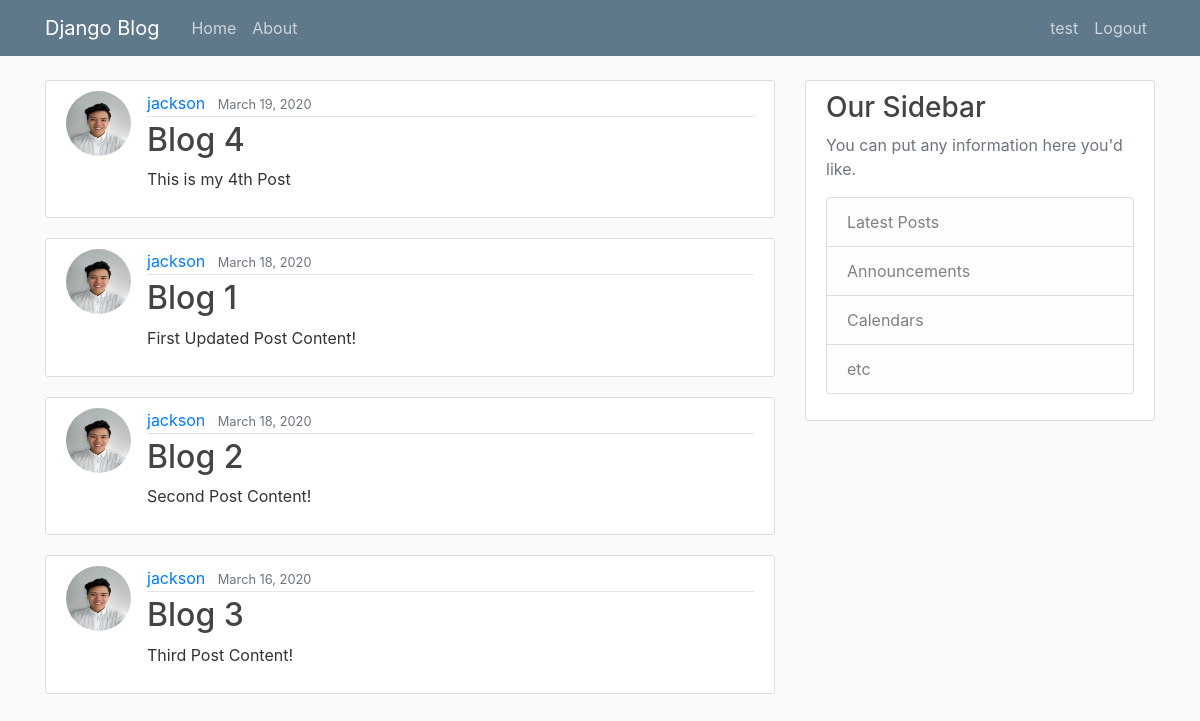
The page / (signed in) on the database its author committed.
### blog/models.py (models this page shows, shortened)
class Post(models.Model):
    title = models.CharField(max_length=100)
    content = models.TextField()
    date_posted = models.DateField(default=timezone.now)
    author = models.ForeignKey(User, on_delete=models.CASCADE)

### users/models.py (models this page shows, shortened)
class Profile(models.Model):
    user = models.OneToOneField(User, on_delete=models.CASCADE)
    image = models.ImageField(default='default.jpg', upload_to='profile_pics')

### blog/views.py (the view)
# urls.py: path('', PostListView.as_view(), name='blog-home'),
class PostListView(ListView):
    model = Post
    template_name = 'blog/home.html'
    context_object_name = 'posts'
    ordering = ['-date_posted']

### blog/templates/blog/home.html
{% extends 'blog/base.html' %}
{% block content %}
{% for post in posts %}
<article class="media content-section">
  <img class='rounded-circle article-img' src="{{ post.author.profile.image.url }}">
  <div class="media-body">
    <div class="article-metadata">
      <a class="mr-2" href="#">{{ post.author }}</a>
      <small class="text-muted">{{ post.date_posted|date:"F d, Y" }}</small>
    </div>
    <h2><a class="article-title" href="{% url 'post-detail' post.id %}">{{ post.title }}</a></h2>
    <p class="article-content">{{ post.content }}</p>
  </div>
</article>
{% endfor %} {% endblock content %}

### blog/templates/blog/base.html (shortened to what this page needs)
{% load static %}
<!DOCTYPE html>
<html lang="en">
  <head>
    <link rel="stylesheet" href="https://maxcdn.bootstrapcdn.com/bootstrap/4.0.0/css/bootstrap.min.css">
    <link rel="stylesheet" href="{% static 'blog/main.css' %}">
  </head>
  <body>
    <header class="site-header">
      <nav class="navbar navbar-expand-md navbar-dark bg-steel fixed-top">
        <div class="container">
          <a class="navbar-brand mr-4" href="{% url 'blog-home' %}">Django Blog</a>
          <div class="collapse navbar-collapse" id="navbarToggle">
            <div class="navbar-nav mr-auto">
              <a class="nav-item nav-link" href="{% url 'blog-home' %}">Home</a>
              <a class="nav-item nav-link" href="{% url 'blog-about' %}">About</a>
            </div>
            <div class="navbar-nav">
            {% if user.is_authenticated %}
              <a class="nav-item nav-link" href="{% url 'profile' %}">{{ user }}</a>
              <a class="nav-item nav-link" href="{% url 'logout' %}">Logout</a>
            {% else %}
              <a class="nav-item nav-link" href="{% url 'login' %}">Login</a>
              <a class="nav-item nav-link" href="{% url 'register' %}">Register</a>
            {% endif %}
            </div>
          </div>
        </div>
      </nav>
    </header>
    <main role="main" class="container">
      <div class="row">
        <div class="col-md-8">
          {% block content %}{% endblock %}
        </div>
        <div class="col-md-4">
          <div class="content-section">
            <h3>Our Sidebar</h3>
            <p class='text-muted'>You can put any information here you'd like.
              <ul class="list-group">
                <li class="list-group-item list-group-item-light">Latest Posts</li>
                <li class="list-group-item list-group-item-light">Announcements</li>
                <li class="list-group-item list-group-item-light">Calendars</li>
                <li class="list-group-item list-group-item-light">etc</li>
              </ul>
            </p>
          </div>
        </div>
      </div>
    </main>
  </body>
</html>

### blog/static/blog/main.css (style rules this page uses)
body { background: #fafafa; color: #333333; margin-top: 5rem; }
h1, h2, h3, h4, h5, h6 { color: #444444; }
ul { margin: 0; }
.bg-steel { background-color: #5f788a; }
.site-header .navbar-nav .nav-link { color: #cbd5db; }
.content-section { background: #ffffff; padding: 10px 20px; border: 1px solid #dddddd; border-radius: 3px; margin-bottom: 20px; }
.article-title { color: #444444; }
.article-content { white-space: pre-line; }
.article-img { height: 65px; width: 65px; margin-right: 16px; }
.article-metadata { padding-bottom: 1px; margin-bottom: 4px; border-bottom: 1px solid #e3e3e3 }

### rows shown on the page
Post: author.profile.image (picture), author "jackson", date_posted "March 19, 2020", title "Blog 4", content "This is my 4th Post"
Post: author.profile.image (picture), author "jackson", date_posted "March 18, 2020", title "Blog 1", content "First Updated Post Content!"
Post: author.profile.image (picture), author "jackson", date_posted "March 18, 2020", title "Blog 2", content "Second Post Content!"
Post: author.profile.image (picture), author "jackson", date_posted "March 16, 2020", title "Blog 3", content "Third Post Content!"

### other values the page prints
{{ user }} "test"
